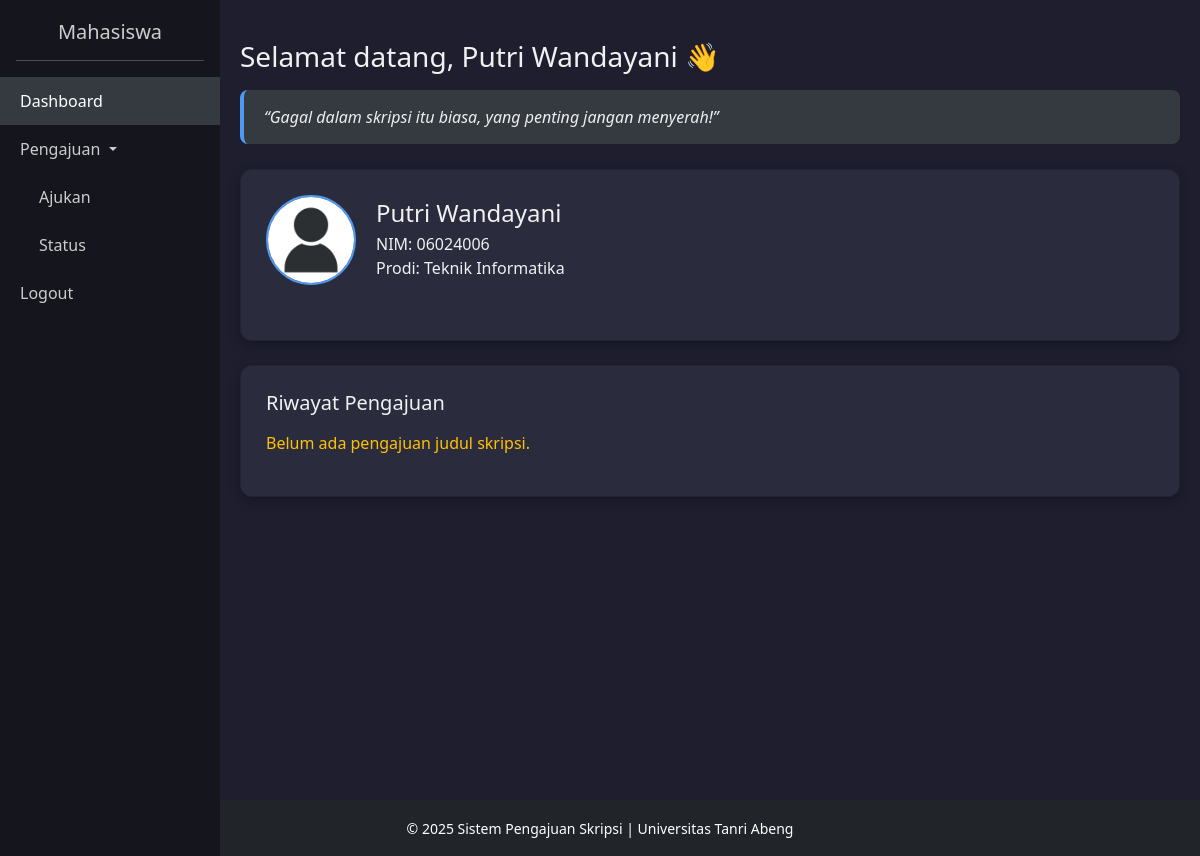
Before: /mahasiswa/dashboard.php (signed in) with the older database file.
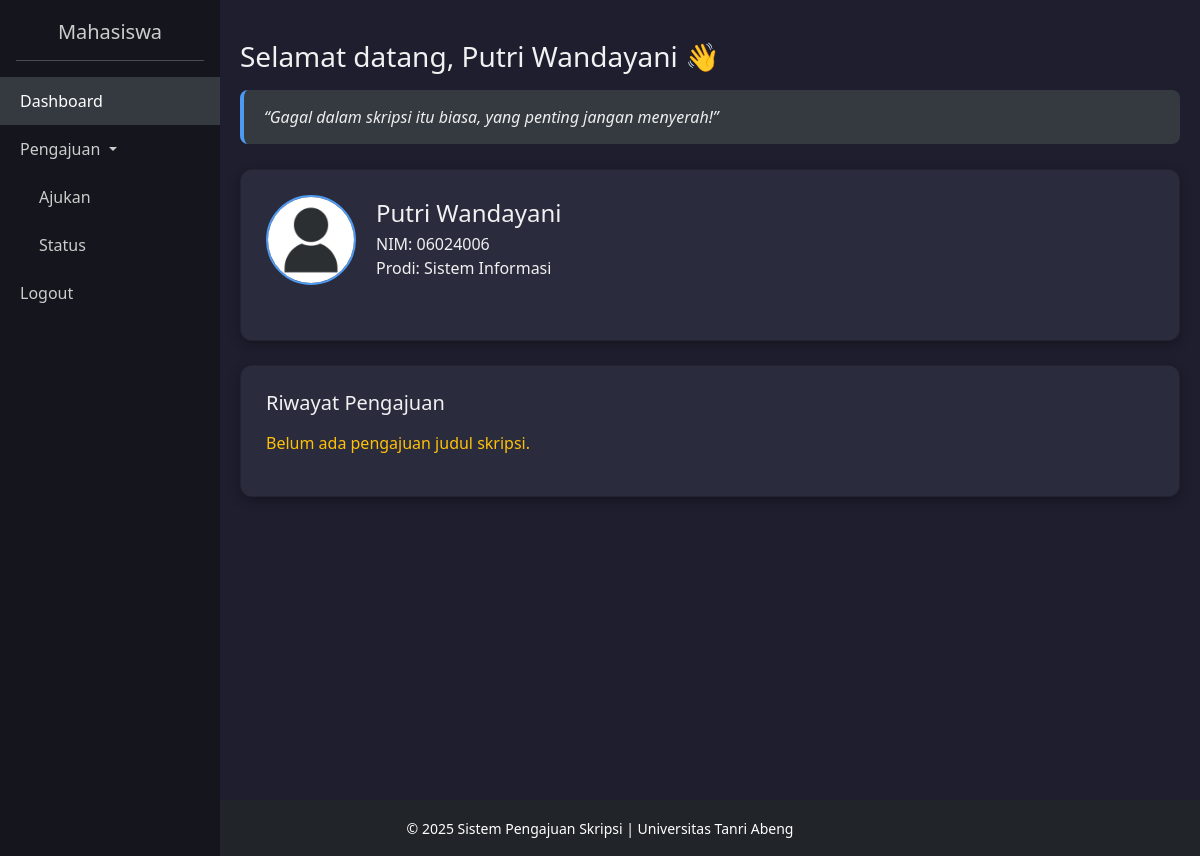
After: the same page with the newer database file.
### tables this page shows
CREATE TABLE IF NOT EXISTS mahasiswa (
    id INT AUTO_INCREMENT PRIMARY KEY,
    username VARCHAR(50) NOT NULL UNIQUE,
    password VARCHAR(255) NOT NULL,
    nama VARCHAR(100) NOT NULL,
    nim VARCHAR(20) NOT NULL UNIQUE,
    prodi VARCHAR(100) NOT NULL,
    foto VARCHAR(100) DEFAULT 'default.png'
);

### mahasiswa/dashboard.php (the view, shortened to what this page needs)
<?php
include '../config/db.php';
$username = $_SESSION['username'];
$mhs = mysqli_query($conn, "SELECT * FROM mahasiswa WHERE username = '$username'");
$data_mhs = mysqli_fetch_assoc($mhs);
$nim = $data_mhs['nim'];
$pengajuan = mysqli_query($conn, "SELECT * FROM pengajuan WHERE nim = '$nim' ORDER BY tanggal DESC");
$quotes = [
  "“Jangan menunggu waktu yang sempurna, karena waktu tidak akan pernah sempurna.”",
  "“Skripsi bukan tentang siapa yang tercepat, tapi siapa yang tetap bertahan.”",
  "“Setiap baris kode adalah satu langkah menuju wisuda.”",
  "“Gagal dalam skripsi itu biasa, yang penting jangan menyerah!”",
];
$random_quote = $quotes[array_rand($quotes)];
?>
<!DOCTYPE html>
<html>
<head>
  <link rel="stylesheet" href="../assets/CSS/bootstrap.min.css">
  <link rel="stylesheet" href="https://unpkg.com/aos@2.3.1/dist/aos.css"/>
</head>
<body>
<div class="sidebar">
  <h5>Mahasiswa</h5>
  <hr class="bg-secondary mx-3">
  <a href="dashboard.php" class="active">Dashboard</a>
  <a class="dropdown-toggle" data-bs-toggle="collapse" href="#menuPengajuan" role="button" aria-expanded="true">
    Pengajuan
  </a>
  <div class="collapse show ms-1" id="menuPengajuan">
    <a href="pengajuan/ajukan.php">Ajukan</a>
    <a href="pengajuan/status.php">Status</a>
  </div>
  <a href="../logout.php" onclick="return confirm('Yakin ingin logout?')">Logout</a>
</div>
<div class="main" data-aos="fade-up">
  <h3 class="mb-3">Selamat datang, <?= htmlspecialchars($data_mhs['nama']) ?> 👋</h3>
  <div class="quote"><?= $random_quote ?></div>
  <div class="card mb-4">
    <div class="profile">
      <img src="../assets/img/default.png" alt="Foto Profil">
      <div>
        <h4 class="mb-1"><?= htmlspecialchars($data_mhs['nama']) ?></h4>
        <p class="mb-0">NIM: <?= htmlspecialchars($data_mhs['nim']) ?></p>
        <p class="mb-0">Prodi: <?= htmlspecialchars($data_mhs['prodi']) ?></p>
      </div>
    </div>
  </div>
  <div class="card">
    <h5 class="mb-3">Riwayat Pengajuan</h5>
    <?php if (mysqli_num_rows($pengajuan) == 0): ?>
      <p class="text-warning">Belum ada pengajuan judul skripsi.</p>
    <?php endif; ?>
  </div>
</div>
<?php include '../partials/footer.php'; ?>
</body>
</html>

### partials/footer.php
<footer class="mt-auto bg-dark text-center text-white py-3 shadow-sm">
  <small>© <?= date('Y') ?> Sistem Pengajuan Skripsi | Universitas Tanri Abeng</small>
</footer>

### mahasiswa/dashboard.php (style rules this page uses)
body { background-color: #1e1e2f; color: #f1f1f1; font-family: 'Segoe UI', sans-serif; }
.sidebar { width: 220px; position: fixed; top: 0; left: 0; height: 100%; background-color: #15161d; padding-top: 20px; }
.sidebar h5 { text-align: center; color: #ccc; margin-bottom: 15px; }
.sidebar a { display: block; color: #ccc; padding: 12px 20px; text-decoration: none; transition: background 0.2s ease; }
.sidebar a:hover, .sidebar .active { background-color: #343a40; color: #fff; }
.collapse a { padding-left: 35px; }
.sidebar a.dropdown-toggle::after { content: ''; }
.main { margin-left: 220px; padding: 40px 20px; min-height: 100vh; }
.card { background-color: #2a2b3d; border-radius: 12px; padding: 25px; box-shadow: 0 4px 12px rgba(0,0,0,0.3); color: #f1f1f1 !important; }
.profile { display: flex; align-items: center; gap: 20px; margin-bottom: 30px; }
.profile img { width: 90px; height: 90px; border-radius: 50%; object-fit: cover; border: 2px solid #4e9af1; }
.quote { background-color: #343a40; border-left: 4px solid #4e9af1; padding: 15px 20px; border-radius: 8px; font-style: italic; color: #eee; margin-bottom: 25px; }

Changed rows visible on the page:
changed mahasiswa "Putri Wandayani": prodi "Teknik Informatika" → "Sistem Informasi"
